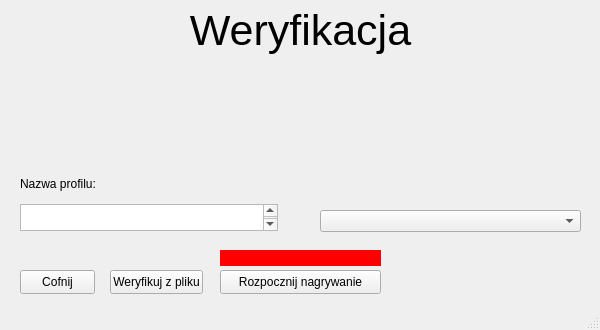
<?xml version="1.0" encoding="UTF-8"?>
<ui version="4.0">
 <class>MainWindow</class>
 <widget class="QMainWindow" name="MainWindow">
  <property name="geometry">
   <rect>
    <x>0</x>
    <y>0</y>
    <width>600</width>
    <height>330</height>
   </rect>
  </property>
  <property name="windowTitle">
   <string>Weryfikacja głosowa</string>
  </property>
  <widget class="QWidget" name="centralwidget">
   <widget class="QStackedWidget" name="stackedWidget">
    <property name="geometry">
     <rect>
      <x>0</x>
      <y>0</y>
      <width>600</width>
      <height>330</height>
     </rect>
    </property>
    <property name="currentIndex">
     <number>3</number>
    </property>
    <widget class="QWidget" name="menuPage">
     <widget class="QWidget" name="verticalLayoutWidget">
      <property name="geometry">
       <rect>
        <x>190</x>
        <y>150</y>
        <width>219</width>
        <height>65</height>
       </rect>
      </property>
      <layout class="QVBoxLayout" name="verticalLayout">
       <item>
        <widget class="QPushButton" name="newProfileButton">
         <property name="text">
          <string>Nowy profil</string>
         </property>
        </widget>
       </item>
       <item>
        <widget class="QPushButton" name="verifyButton">
         <property name="text">
          <string>Weryfikacja</string>
         </property>
        </widget>
       </item>
      </layout>
     </widget>
     <widget class="QLabel" name="menuLabel">
      <property name="enabled">
       <bool>true</bool>
      </property>
      <property name="geometry">
       <rect>
        <x>30</x>
        <y>0</y>
        <width>541</width>
        <height>61</height>
       </rect>
      </property>
      <property name="baseSize">
       <size>
        <width>0</width>
        <height>0</height>
       </size>
      </property>
      <property name="font">
       <font>
        <pointsize>32</pointsize>
       </font>
      </property>
      <property name="text">
       <string>MENU</string>
      </property>
      <property name="textFormat">
       <enum>Qt::AutoText</enum>
      </property>
      <property name="alignment">
       <set>Qt::AlignCenter</set>
      </property>
     </widget>
    </widget>
    <widget class="QWidget" name="newProfilePage">
     <widget class="QLabel" name="newProfileLabel">
      <property name="enabled">
       <bool>true</bool>
      </property>
      <property name="geometry">
       <rect>
        <x>30</x>
        <y>0</y>
        <width>541</width>
        <height>61</height>
       </rect>
      </property>
      <property name="baseSize">
       <size>
        <width>0</width>
        <height>0</height>
       </size>
      </property>
      <property name="font">
       <font>
        <pointsize>32</pointsize>
       </font>
      </property>
      <property name="text">
       <string>Nowy Profil</string>
      </property>
      <property name="textFormat">
       <enum>Qt::AutoText</enum>
      </property>
      <property name="alignment">
       <set>Qt::AlignCenter</set>
      </property>
     </widget>
     <widget class="QWidget" name="verticalLayoutWidget_2">
      <property name="geometry">
       <rect>
        <x>20</x>
        <y>170</y>
        <width>258</width>
        <height>61</height>
       </rect>
      </property>
      <layout class="QVBoxLayout" name="verticalLayout_2">
       <item>
        <widget class="QLabel" name="newProfileNameLabel">
         <property name="text">
          <string>Nazwa profilu:</string>
         </property>
        </widget>
       </item>
       <item>
        <widget class="QTextEdit" name="newProfileNameInput">
         <property name="enabled">
          <bool>true</bool>
         </property>
         <property name="sizePolicy">
          <sizepolicy hsizetype="Ignored" vsizetype="Ignored">
           <horstretch>0</horstretch>
           <verstretch>0</verstretch>
          </sizepolicy>
         </property>
         <property name="font">
          <font>
           <pointsize>10</pointsize>
          </font>
         </property>
        </widget>
       </item>
      </layout>
     </widget>
     <widget class="QLabel" name="statusLabelNP">
      <property name="geometry">
       <rect>
        <x>220</x>
        <y>250</y>
        <width>161</width>
        <height>16</height>
       </rect>
      </property>
      <property name="styleSheet">
       <string notr="true">background-color: red</string>
      </property>
      <property name="text">
       <string/>
      </property>
     </widget>
     <widget class="QPushButton" name="startRecordingButton">
      <property name="geometry">
       <rect>
        <x>220</x>
        <y>270</y>
        <width>161</width>
        <height>24</height>
       </rect>
      </property>
      <property name="text">
       <string>Rozpocznij nagrywanie</string>
      </property>
     </widget>
     <widget class="QPushButton" name="backButtonNP">
      <property name="geometry">
       <rect>
        <x>20</x>
        <y>270</y>
        <width>75</width>
        <height>24</height>
       </rect>
      </property>
      <property name="text">
       <string>Cofnij</string>
      </property>
     </widget>
     <widget class="QLabel" name="label_1NP">
      <property name="geometry">
       <rect>
        <x>20</x>
        <y>80</y>
        <width>351</width>
        <height>21</height>
       </rect>
      </property>
      <property name="text">
       <string>Aby moć rozpocząć nagrywanie wpisz nazwę profilu w odpowiednim polu.</string>
      </property>
     </widget>
     <widget class="QLabel" name="label_2NP">
      <property name="geometry">
       <rect>
        <x>20</x>
        <y>120</y>
        <width>561</width>
        <height>21</height>
       </rect>
      </property>
      <property name="text">
       <string>Nagrywanie bla bla bla</string>
      </property>
     </widget>
     <widget class="QComboBox" name="microphoneSelectNP">
      <property name="geometry">
       <rect>
        <x>320</x>
        <y>210</y>
        <width>261</width>
        <height>22</height>
       </rect>
      </property>
     </widget>
     <widget class="QLabel" name="label_3NP">
      <property name="geometry">
       <rect>
        <x>20</x>
        <y>100</y>
        <width>351</width>
        <height>21</height>
       </rect>
      </property>
      <property name="text">
       <string>W polu po prawej stronie wybierz odpowiednie urządzenie nagrywające.</string>
      </property>
     </widget>
    </widget>
    <widget class="QWidget" name="profileListPage">
     <widget class="QLabel" name="profileListLabel">
      <property name="enabled">
       <bool>true</bool>
      </property>
      <property name="geometry">
       <rect>
        <x>280</x>
        <y>60</y>
        <width>241</width>
        <height>91</height>
       </rect>
      </property>
      <property name="baseSize">
       <size>
        <width>0</width>
        <height>0</height>
       </size>
      </property>
      <property name="font">
       <font>
        <pointsize>32</pointsize>
       </font>
      </property>
      <property name="text">
       <string>Lista Profili</string>
      </property>
      <property name="textFormat">
       <enum>Qt::AutoText</enum>
      </property>
      <property name="alignment">
       <set>Qt::AlignCenter</set>
      </property>
     </widget>
     <widget class="QListView" name="profileList">
      <property name="geometry">
       <rect>
        <x>270</x>
        <y>200</y>
        <width>256</width>
        <height>192</height>
       </rect>
      </property>
     </widget>
    </widget>
    <widget class="QWidget" name="verificationPage">
     <widget class="QLabel" name="verificationLabel">
      <property name="enabled">
       <bool>true</bool>
      </property>
      <property name="geometry">
       <rect>
        <x>30</x>
        <y>0</y>
        <width>541</width>
        <height>61</height>
       </rect>
      </property>
      <property name="baseSize">
       <size>
        <width>0</width>
        <height>0</height>
       </size>
      </property>
      <property name="font">
       <font>
        <pointsize>32</pointsize>
       </font>
      </property>
      <property name="text">
       <string>Weryfikacja</string>
      </property>
      <property name="textFormat">
       <enum>Qt::AutoText</enum>
      </property>
      <property name="alignment">
       <set>Qt::AlignCenter</set>
      </property>
     </widget>
     <widget class="QWidget" name="verticalLayoutWidget_3">
      <property name="geometry">
       <rect>
        <x>20</x>
        <y>170</y>
        <width>258</width>
        <height>61</height>
       </rect>
      </property>
      <layout class="QVBoxLayout" name="verticalLayout_3">
       <item>
        <widget class="QLabel" name="profileNameLabel">
         <property name="text">
          <string>Nazwa profilu:</string>
         </property>
        </widget>
       </item>
       <item>
        <widget class="QTextEdit" name="profileNameInput">
         <property name="enabled">
          <bool>true</bool>
         </property>
         <property name="sizePolicy">
          <sizepolicy hsizetype="Ignored" vsizetype="Ignored">
           <horstretch>0</horstretch>
           <verstretch>0</verstretch>
          </sizepolicy>
         </property>
         <property name="font">
          <font>
           <pointsize>10</pointsize>
          </font>
         </property>
         <property name="verticalScrollBarPolicy">
          <enum>Qt::ScrollBarAlwaysOn</enum>
         </property>
         <property name="horizontalScrollBarPolicy">
          <enum>Qt::ScrollBarAlwaysOff</enum>
         </property>
        </widget>
       </item>
      </layout>
     </widget>
     <widget class="QLabel" name="statusLabelVP">
      <property name="geometry">
       <rect>
        <x>220</x>
        <y>250</y>
        <width>161</width>
        <height>16</height>
       </rect>
      </property>
      <property name="styleSheet">
       <string notr="true">background-color: red</string>
      </property>
      <property name="text">
       <string/>
      </property>
     </widget>
     <widget class="QPushButton" name="startVerificationButton">
      <property name="geometry">
       <rect>
        <x>220</x>
        <y>270</y>
        <width>161</width>
        <height>24</height>
       </rect>
      </property>
      <property name="text">
       <string>Rozpocznij nagrywanie</string>
      </property>
     </widget>
     <widget class="QPushButton" name="backButtonVP">
      <property name="geometry">
       <rect>
        <x>20</x>
        <y>270</y>
        <width>75</width>
        <height>24</height>
       </rect>
      </property>
      <property name="text">
       <string>Cofnij</string>
      </property>
     </widget>
     <widget class="QComboBox" name="microphoneSelectVP">
      <property name="geometry">
       <rect>
        <x>320</x>
        <y>210</y>
        <width>261</width>
        <height>22</height>
       </rect>
      </property>
     </widget>
     <widget class="QPushButton" name="verifyFileButton">
      <property name="geometry">
       <rect>
        <x>110</x>
        <y>270</y>
        <width>93</width>
        <height>24</height>
       </rect>
      </property>
      <property name="text">
       <string>Weryfikuj z pliku</string>
      </property>
     </widget>
    </widget>
   </widget>
  </widget>
  <widget class="QStatusBar" name="statusbar"/>
 </widget>
 <resources/>
 <connections/>
</ui>
